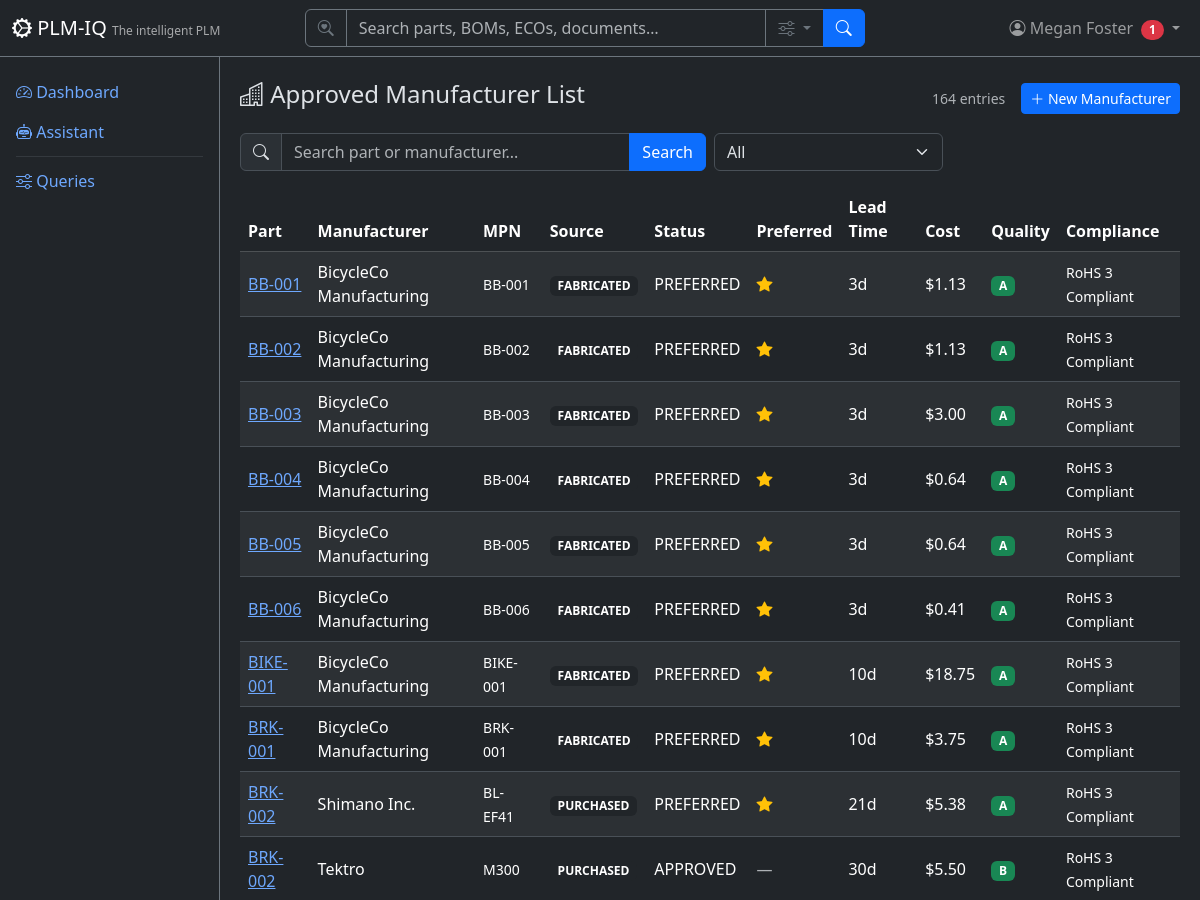
The app's page /aml (signed in, upper part), older data.
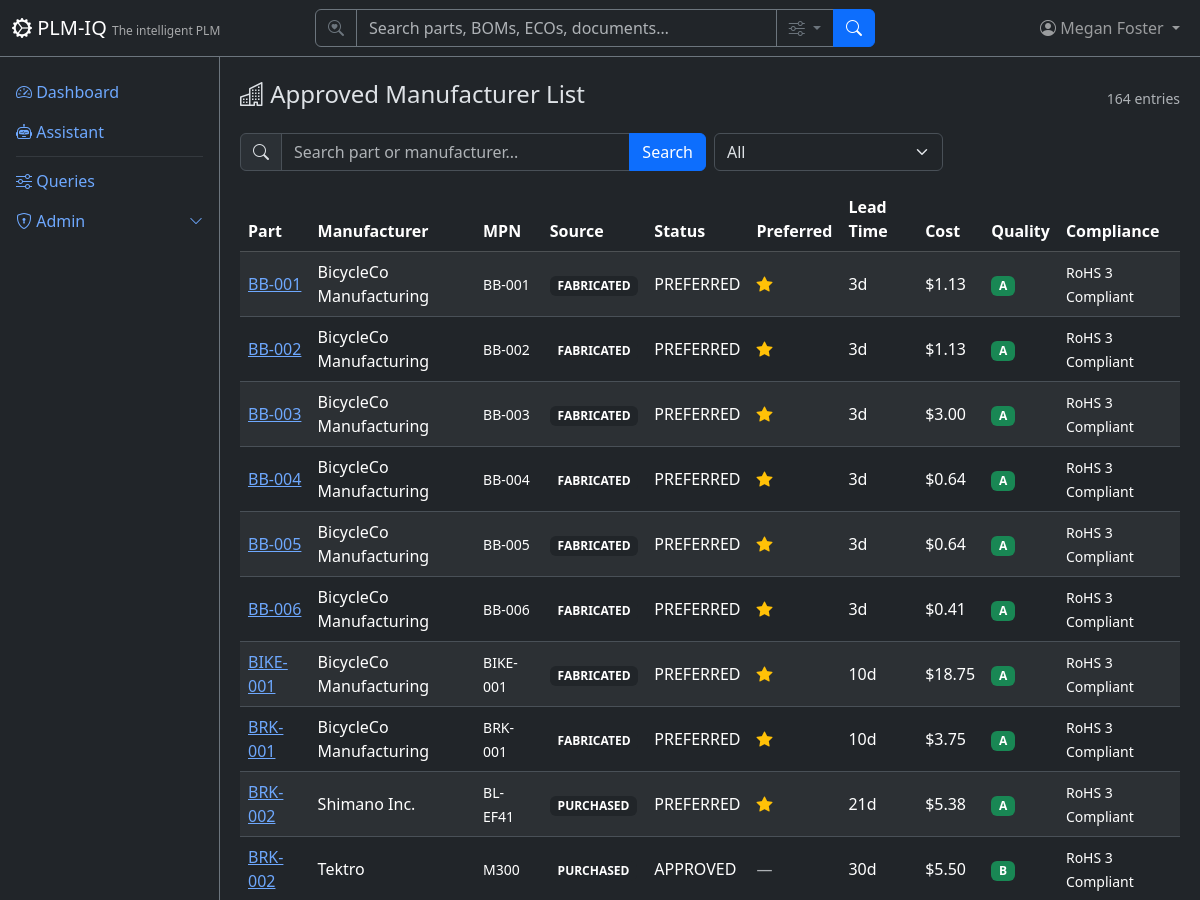
The same page, newer data.
### app/routers/aml.py (the view)
@router.get("", response_class=HTMLResponse)
def list_aml(
    request: Request,
    q: Optional[str] = Query(None, description="Search"),
    preferred: Optional[str] = Query(None, description="Preferred only"),
    page: int = Query(1, ge=1),
    db: Session = Depends(get_db),
):
    user = require_user(request, db)
    ctx = auth_context(request, db)
    query = db.query(ApprovedManufacturer)
    if q:
        query = query.filter(
            or_(
                ApprovedManufacturer.part_number.ilike(f"%{q}%"),
                ApprovedManufacturer.manufacturer_name.ilike(f"%{q}%"),
            )
        )
    if preferred == "Yes":
        query = query.filter(ApprovedManufacturer.preferred_flag == "Yes")
    total = query.count()
    offset = (page - 1) * DEFAULT_PAGE_SIZE
    items = query.order_by(ApprovedManufacturer.part_number).offset(offset).limit(DEFAULT_PAGE_SIZE).all()
    return HTMLResponse(content=render(
        "aml/list.html",
        **ctx,
        items=items,
        page=page,
        total=total,
        pages=(total + DEFAULT_PAGE_SIZE - 1) // DEFAULT_PAGE_SIZE,
        q=q or "",
        preferred_filter=preferred or "",
    ))

### app/templates/aml/list.html (shortened to what this page needs)
{% extends "base.html" %}
{% block content %}
<div class="d-flex justify-content-between align-items-center mb-3">
    <h4><i class="bi bi-buildings"></i> Approved Manufacturer List</h4>
    <div class="d-flex align-items-center gap-3">
        <span class="text-muted small">{{ total }} entries</span>
        {% if current_user and current_user.role == 'author' %}
        <a href="/aml/new" class="btn btn-sm btn-primary"><i class="bi bi-plus-lg"></i> New Manufacturer</a>
        {% endif %}
    </div>
</div>
<form method="GET" class="row g-2 mb-3">
    <div class="col-md-6">
        <div class="input-group">
            <span class="input-group-text"><i class="bi bi-search"></i></span>
            <input type="text" name="q" class="form-control" placeholder="Search part or manufacturer..." value="{{ q }}">
            <button class="btn btn-primary" type="submit">Search</button>
        </div>
    </div>
    <div class="col-md-3">
        <select name="preferred" class="form-select" onchange="this.form.submit()">
            <option value="">All</option>
        </select>
    </div>
</form>
<div class="table-responsive">
    <table class="table table-striped table-hover align-middle">
        <thead class="table-dark">
            <tr><th>Part</th><th>Manufacturer</th><th>MPN</th><th>Source</th><th>Status</th><th>Preferred</th><th>Lead Time</th><th>Cost</th><th>Quality</th><th>Compliance</th></tr>
        </thead>
        <tbody>
            {% for item in items %}
            <tr>
                <td><a href="/parts/{{ item.part_number }}">{{ item.part_number }}</a></td>
                <td>{{ item.manufacturer_name }}</td>
                <td><small>{{ item.manufacturer_part_number or '-' }}</small></td>
                <td><span class="badge bg-dark badge-status">{{ item.source_type }}</span></td>
                <td>{{ item.manufacturer_status or '-' }}</td>
                <td>{% if item.preferred_flag == 'Yes' %}<i class="bi bi-star-fill text-warning"></i>{% else %}<span class="text-muted">&mdash;</span>{% endif %}</td>
                <td>{{ item.lead_time_days or '-' }}d</td>
                <td>{{ item.unit_cost|currency if item.unit_cost else '-' }}</td>
                <td><span class="badge bg-{{ 'success' if item.quality_rating in ('A','B') else 'warning' }} badge-status">{{ item.quality_rating or '-' }}</span></td>
                <td><small>{{ item.compliance_status or '-' }}</small></td>
            </tr>
            {% else %}
            <tr><td colspan="10" class="text-center text-muted py-4">No AML entries.</td></tr>
            {% endfor %}
        </tbody>
    </table>
</div>
{% endblock %}

### app/templates/base.html (shortened to what this page needs)
<!DOCTYPE html>
<html lang="en" data-bs-theme="dark">
<head>
    <link href="https://cdn.jsdelivr.net/npm/bootstrap@5.3.3/dist/css/bootstrap.min.css" rel="stylesheet">
    <link href="https://cdn.jsdelivr.net/npm/bootstrap-icons@1.11.3/font/bootstrap-icons.css" rel="stylesheet">
</head>
<body>
    <nav class="navbar navbar-expand-md navbar-dark bg-dark fixed-top border-bottom border-secondary">
        <div class="container-fluid">
            <a class="navbar-brand" href="/">
                <i class="bi bi-gear-wide-connected"></i> PLM-IQ
                <small class="d-none d-md-inline">The intelligent PLM</small>
            </a>
            <div class="collapse navbar-collapse" id="navMenu">
                {% if current_user %}
                <form class="d-flex mx-auto my-2 my-md-0" role="search" action="/search" method="get" style="width: 100%; max-width: 560px;">
                    <div class="input-group">
                        <span class="input-group-text bg-dark border-secondary text-secondary"><i class="bi bi-search-heart"></i></span>
                        <input type="search" name="q" class="form-control bg-dark text-light border-secondary" placeholder="Search parts, BOMs, ECOs, documents…" aria-label="Search">
                        <button class="btn btn-outline-secondary dropdown-toggle" type="button" data-bs-toggle="dropdown" data-bs-auto-close="outside" title="Search options">
                            <i class="bi bi-sliders"></i>
                        </button>
                        <button class="btn btn-primary" type="submit"><i class="bi bi-search"></i></button>
                    </div>
                </form>
                {% endif %}
                <ul class="navbar-nav ms-auto align-items-center">
                    {% if current_user %}
                    <li class="nav-item dropdown">
                        <a class="nav-link dropdown-toggle position-relative" href="#" role="button" data-bs-toggle="dropdown">
                            <i class="bi bi-person-circle"></i>
                            <span class="d-none d-md-inline">{{ current_user.full_name }}</span>
                            {% if unread_count|default(0) > 0 %}<span class="badge bg-danger rounded-pill ms-1">{{ unread_count }}</span>{% endif %}
                        </a>
                    </li>
                    {% else %}
                    <li class="nav-item">
                        <a class="nav-link" href="/login"><i class="bi bi-box-arrow-in-right"></i> Sign In</a>
                    </li>
                    {% endif %}
                </ul>
            </div>
        </div>
    </nav>
    <div class="sidebar bg-dark border-end border-secondary pt-3">
        <ul class="nav nav-pills flex-column">
            <li class="nav-item">
                <a class="nav-link" href="/"><i class="bi bi-speedometer2"></i> Dashboard</a>
            </li>
            <li class="nav-item">
                <a class="nav-link" href="/assistant"><i class="bi bi-robot"></i> Assistant</a>
            </li>
            <li class="nav-item">
                <hr class="nav-divider my-1 mx-3 border-secondary">
            </li>
            <li class="nav-item">
                <a class="nav-link" href="/queries"><i class="bi bi-sliders"></i> Queries</a>
            </li>
            {% if current_user and (current_user.role == 'tenantadmin' or current_user.role is none) %}
            <li class="nav-item">
                <a class="nav-link d-flex justify-content-between align-items-center" data-bs-toggle="collapse" href="#adminSubmenu" role="button" aria-expanded="false">
                    <span><i class="bi bi-shield-lock"></i> Admin</span>
                    <i class="bi bi-chevron-down small"></i>
                </a>
            </li>
            {% endif %}
        </ul>
    </div>
    <div class="main-content">
        {% block content %}{% endblock %}
    </div>
</body>
</html>

Row changes from the older to the newer data that the page shows:
changed User "Megan Foster": role "author" → "tenantadmin" (drawn)
Text that changed along with them:
{{ unread_count }}: "1" → (not shown)
text no longer shown: "New Manufacturer"
text now shown: "Admin"
